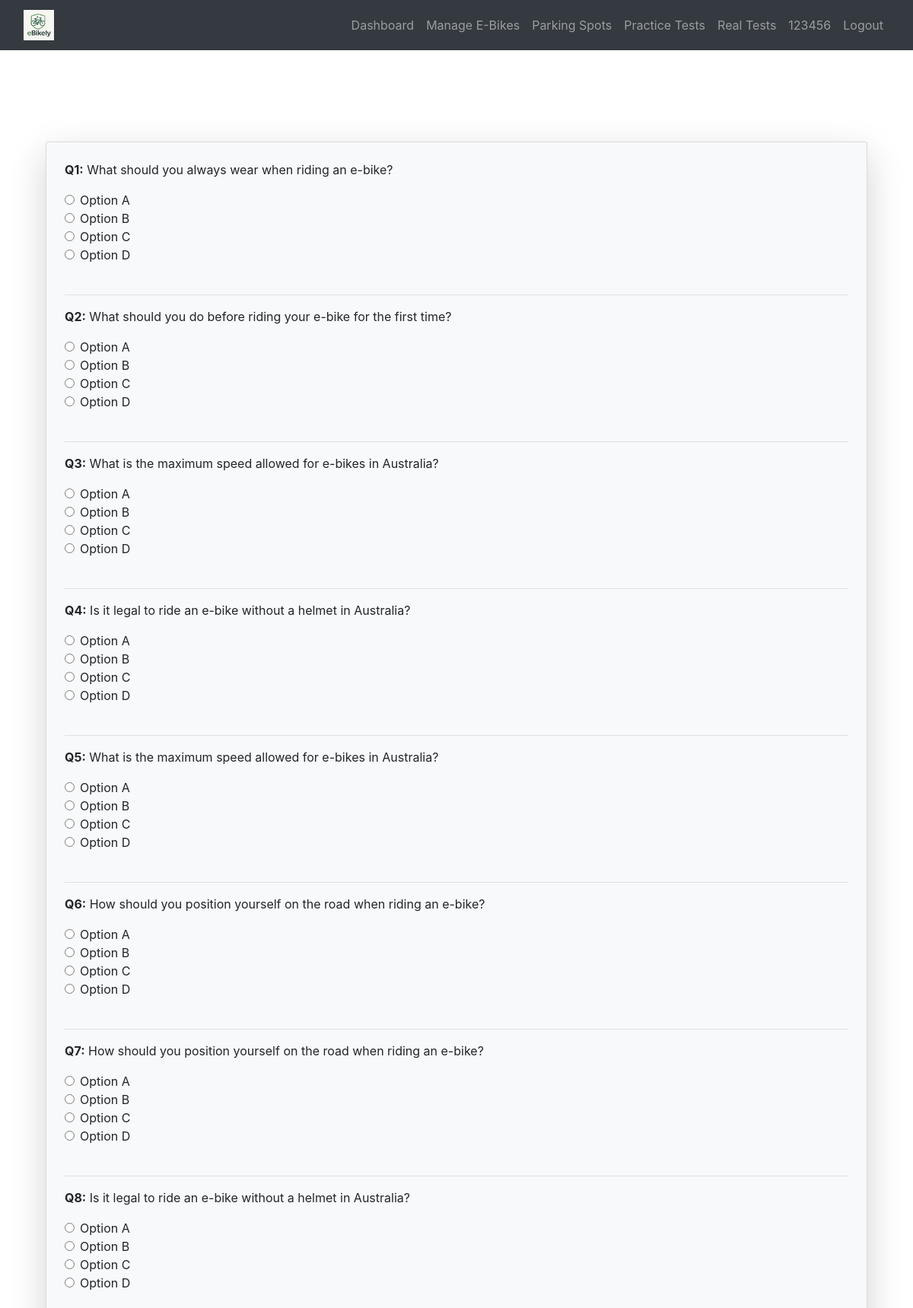
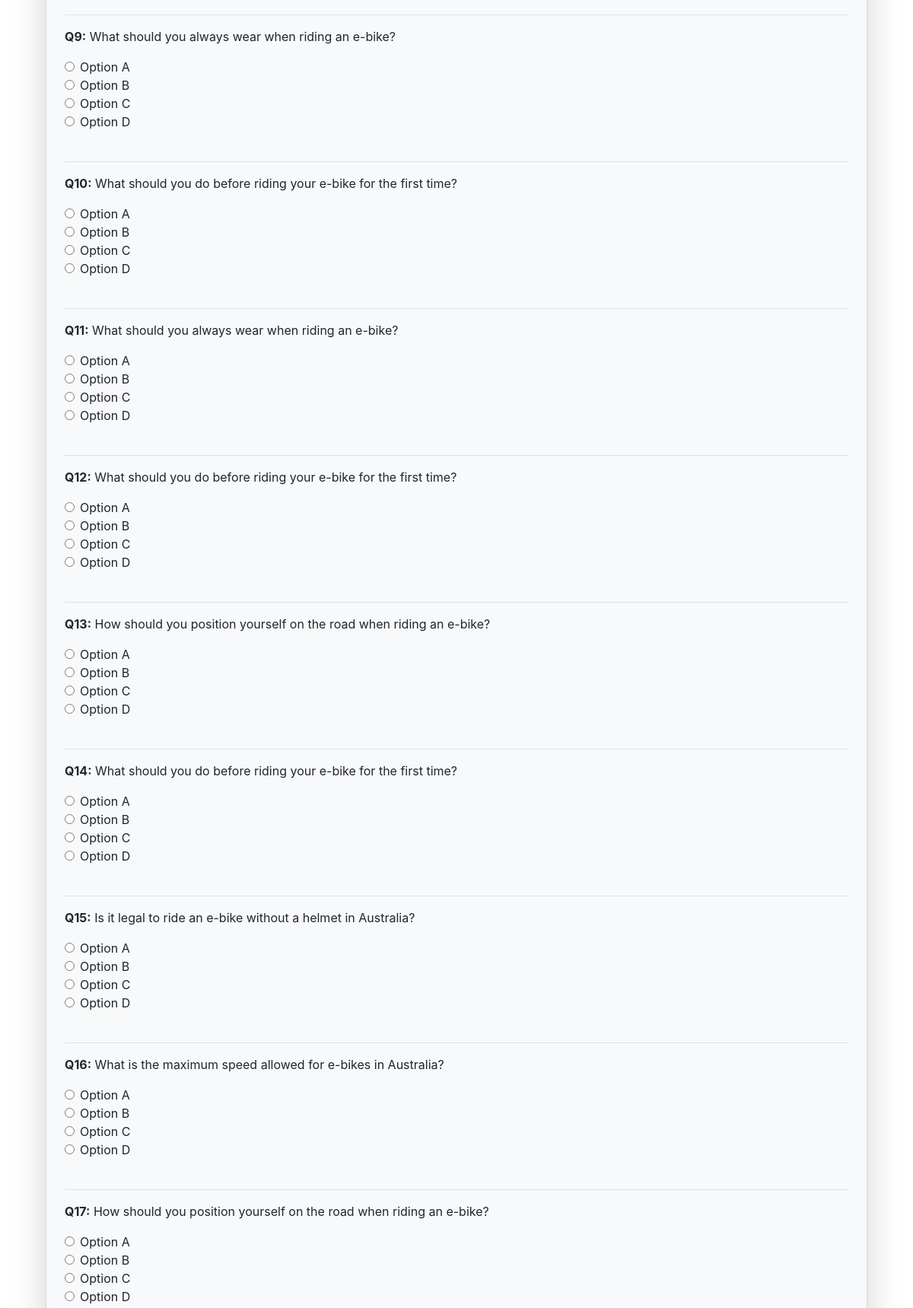
The page /practice/1 (signed in, upper part) on the database its author committed (2 pictures, top to bottom).
### database_setup.py (models this page shows)
class User(Base, UserMixin):
    __tablename__ = 'users'
    id = Column(Integer, primary_key=True)
    username = Column(String(150), unique=True, nullable=False)
    email = Column(String(150), nullable=True)
    password = Column(String(150), nullable=False)
    ebikes = relationship('EBike', back_populates='owner', cascade="all, delete-orphan")
    practice_tests = relationship('PracticeTest', back_populates='user', cascade="all, delete-orphan")
    real_tests = relationship('RealTest', back_populates='user', cascade="all, delete-orphan")
    practice_attempts = relationship("PracticeAttempt", back_populates="user", cascade="all, delete-orphan")
    parking_spot = relationship("ParkingSpot", back_populates="reserved_user", uselist=False)

class PracticeQuestion(Base):
    __tablename__ = 'practice_questions'
    id = Column(Integer, primary_key=True)
    test_id = Column(Integer, ForeignKey('practice_tests.id'), nullable=False)
    question_text = Column(String, nullable=False)
    correct_answer = Column(String, nullable=False)
    option_a = Column(String, nullable=False)
    option_b = Column(String, nullable=False)
    option_c = Column(String, nullable=False)
    option_d = Column(String, nullable=False)
    test = relationship("PracticeTest", back_populates="questions")

### app.py (the view, shortened to what this page needs)
@app.route('/practice/<int:test_id>', methods=['GET', 'POST'])
@login_required
def practice_quiz(test_id):
    session = SessionLocal()
    test = session.query(PracticeTest).filter_by(id=test_id).first()
    if not test:
        flash("Quiz not found.", "danger")
        session.close()
        return redirect(url_for('practice_selection'))
    questions = random.sample(test.questions, min(20, len(test.questions)))
    session.close()
    return render_template('practice_quiz.html', test=test, questions=questions)

### app.py (called while the page is built)
@login_manager.user_loader
def load_user(user_id):
    session = SessionLocal()
    user = session.query(User).get(int(user_id))
    session.close()
    return user

### templates/practice_quiz.html (shortened to what this page needs)
{% extends "base.html" %}
{% block content %}
<div class="container mt-5">
    <h1 class="text-center text-white mb-4">{{ test.name }}</h1>
    <form method="POST" action="">
        <div class="card shadow-lg bg-light rounded p-4">
            {% for question in questions %}
            <div class="mb-4">
                <p><strong>Q{{ loop.index }}:</strong> {{ question.question_text }}</p>
                {% for opt in ['A', 'B', 'C', 'D'] %}
                    <div class="form-check">
                        <input class="form-check-input" type="radio" name="{{ question.id }}" id="{{ question.id }}{{ opt }}" value="{{ opt }}">
                        <label class="form-check-label" for="{{ question.id }}{{ opt }}">
                            {{ question['option_' ~ opt|lower] }}
                        </label>
                    </div>
                {% endfor %}
            </div>
            <hr>
            {% endfor %}
        </div>
    </form>
</div>
{% endblock %}

### templates/base.html (shortened to what this page needs)
<!DOCTYPE html>
<html lang="en">
<head>
    <link rel="stylesheet" href="https://stackpath.bootstrapcdn.com/bootstrap/4.5.2/css/bootstrap.min.css">
    <link rel="stylesheet" href="{{ url_for('static', filename='styles.css') }}">
</head>
<body>
    <nav class="navbar navbar-expand-lg navbar-dark bg-dark">
        <div class="container-fluid">
            <a class="navbar-brand" href="{{ url_for('dashboard') }}">
                <img src="{{ url_for('static', filename='images/logo.png') }}" alt="E-Bike Manager Logo" style="height: 40px; border: none;">
            </a>
            <div class="collapse navbar-collapse" id="navbarNav">
                <ul class="navbar-nav ml-auto">
                    {% if current_user.is_authenticated %}
                        <li class="nav-item">
                            <a class="nav-link {% if request.endpoint == 'dashboard' %}active{% endif %}" href="{{ url_for('dashboard') }}">Dashboard</a>
                        </li>
                        <li class="nav-item">
                            <a class="nav-link {% if request.endpoint == 'ebike_management' %}active{% endif %}" href="{{ url_for('ebike_management') }}">Manage E-Bikes</a>
                        </li>
                        <li class="nav-item">
                            <a class="nav-link {% if request.endpoint == 'parking_spots' %}active{% endif %}" href="{{ url_for('parking_spots') }}">Parking Spots</a>
                        </li>
                        <li class="nav-item">
                            <a class="nav-link {% if request.endpoint == 'practice_selection' %}active{% endif %}" href="{{ url_for('practice_selection') }}">Practice Tests</a>
                        </li>
                        <li class="nav-item">
                            <a class="nav-link {% if request.endpoint == 'real_tests' %}active{% endif %}" href="{{ url_for('real_tests') }}">Real Tests</a>
                        </li>
                        <li class="nav-item">
                            <a class="nav-link {% if request.endpoint == 'user_profile' %}active{% endif %}" href="{{ url_for('user_profile') }}">
                                {{ current_user.username }}
                            </a>
                        </li>
                        <li class="nav-item">
                            <a class="nav-link" href="{{ url_for('logout') }}">Logout</a>
                        </li>
                    {% endif %}
                </ul>
            </div>
        </div>
    </nav>
    <div class="container mt-4">
        {% block content %}{% endblock %}
    </div>
</body>
</html>

### static/styles.css (style rules this page uses)
.card { border-radius: 10px; box-shadow: 0 4px 6px rgba(0, 0, 0, 0.1); transition: transform 0.2s; }
.text-white { color: white; }

### rows shown on the page
User: username "123456"
PracticeQuestion: question_text "What should you always wear when riding an e-bike?", option_a "Option A" "Option B" "Option C" "Option D"
PracticeQuestion: question_text "What should you do before riding your e-bike for the first time?", option_a "Option A" "Option B" "Option C" "Option D"
PracticeQuestion: question_text "What is the maximum speed allowed for e-bikes in Australia?", option_a "Option A" "Option B" "Option C" "Option D"
PracticeQuestion: question_text "Is it legal to ride an e-bike without a helmet in Australia?", option_a "Option A" "Option B" "Option C" "Option D"
PracticeQuestion: question_text "What is the maximum speed allowed for e-bikes in Australia?", option_a "Option A" "Option B" "Option C" "Option D"
PracticeQuestion: question_text "How should you position yourself on the road when riding an e-bike?", option_a "Option A" "Option B" "Option C" "Option D"
PracticeQuestion: question_text "How should you position yourself on the road when riding an e-bike?", option_a "Option A" "Option B" "Option C" "Option D"
PracticeQuestion: question_text "Is it legal to ride an e-bike without a helmet in Australia?", option_a "Option A" "Option B" "Option C" "Option D"
PracticeQuestion: question_text "What should you always wear when riding an e-bike?", option_a "Option A" "Option B" "Option C" "Option D"
PracticeQuestion: question_text "What should you do before riding your e-bike for the first time?", option_a "Option A" "Option B" "Option C" "Option D"
PracticeQuestion: question_text "What should you always wear when riding an e-bike?", option_a "Option A" "Option B" "Option C" "Option D"
PracticeQuestion: question_text "What should you do before riding your e-bike for the first time?", option_a "Option A" "Option B" "Option C" "Option D"
PracticeQuestion: question_text "How should you position yourself on the road when riding an e-bike?", option_a "Option A" "Option B" "Option C" "Option D"
PracticeQuestion: question_text "What should you do before riding your e-bike for the first time?", option_a "Option A" "Option B" "Option C" "Option D"
PracticeQuestion: question_text "Is it legal to ride an e-bike without a helmet in Australia?", option_a "Option A" "Option B" "Option C" "Option D"
PracticeQuestion: question_text "What is the maximum speed allowed for e-bikes in Australia?", option_a "Option A" "Option B" "Option C" "Option D"
PracticeQuestion: question_text "How should you position yourself on the road when riding an e-bike?", option_a "Option A" "Option B" "Option C" "Option D"
